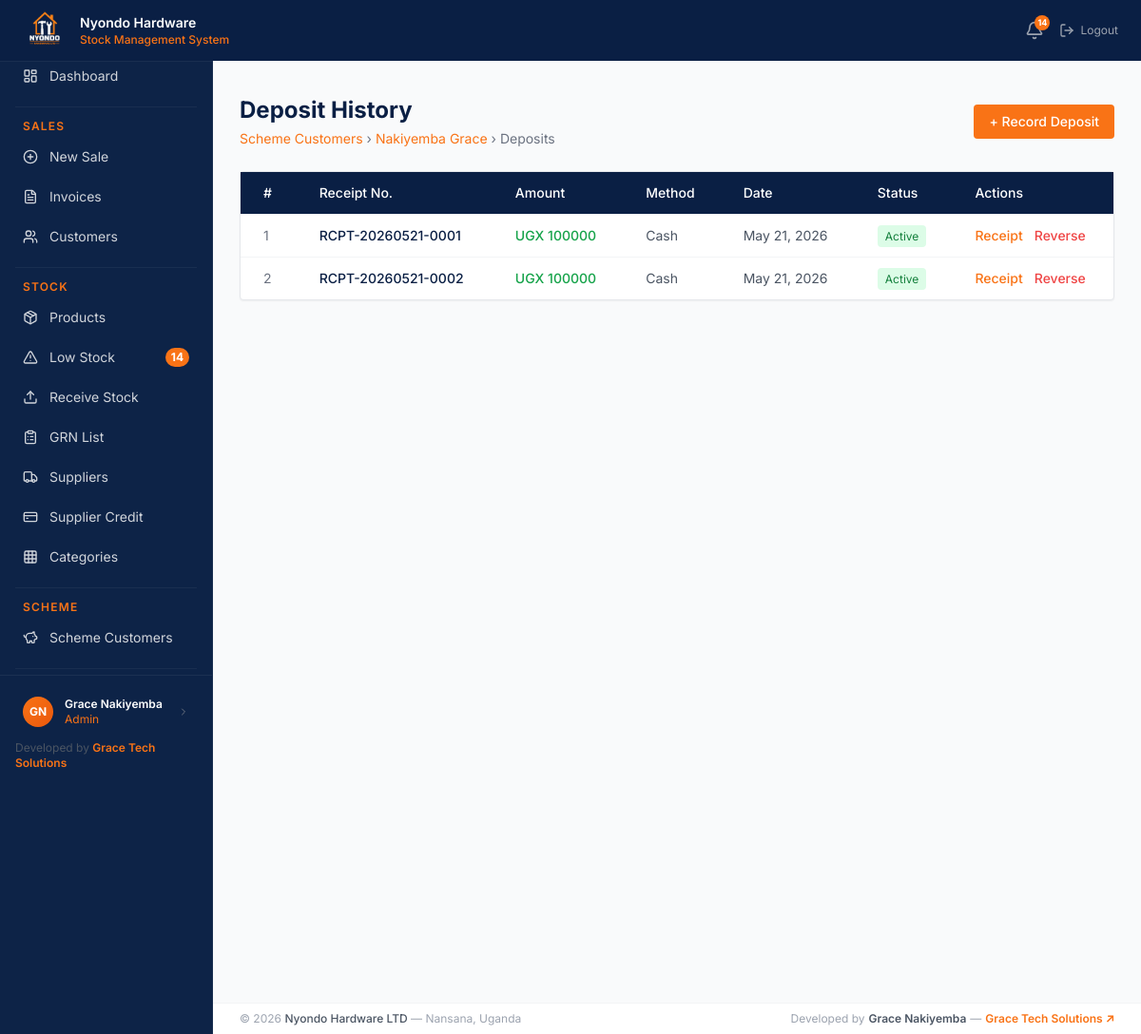
The app's page /scheme/customers/1/deposits/ (signed in) with its own data.
### users/models.py (models this page shows, shortened)
class UserProfile(models.Model):
    ROLE_CHOICES = [
        ('sales_attendant', 'Sales Attendant'),
        ('store_manager',   'Store Manager'),
        ('admin',           'Admin'),
    ]
    user       = models.OneToOneField(User, on_delete=models.CASCADE)
    role       = models.CharField(max_length=20, choices=ROLE_CHOICES, default='sales_attendant')
    phone      = models.CharField(max_length=20)
    avatar     = models.ImageField(upload_to='avatars/', blank=True, null=True)
    is_active  = models.BooleanField(default=True)
    created_at = models.DateTimeField(auto_now_add=True)

### scheme/models.py (models this page shows, shortened)
class SchemeCustomer(models.Model):
    STATUS_CHOICES = [
        ('active',    'Active'),
        ('suspended', 'Suspended'),
    ]
    full_name        = models.CharField(max_length=100)
    nin              = models.CharField(max_length=14, unique=True)
    phone            = models.CharField(max_length=20)
    employer         = models.CharField(max_length=100, blank=True)
    employer_address = models.TextField(blank=True)
    registration_date = models.DateField(auto_now_add=True)
    status           = models.CharField(max_length=20, choices=STATUS_CHOICES, default='active')
    registered_by    = models.ForeignKey(User, on_delete=models.PROTECT)

class Deposit(models.Model):
    PAYMENT_METHOD_CHOICES = [
        ('cash',         'Cash'),
        ('mobile_money', 'Mobile Money'),
        ('bank_transfer', 'Bank Transfer'),
    ]
    customer       = models.ForeignKey(SchemeCustomer, on_delete=models.PROTECT,
                        related_name='deposits')
    amount         = models.DecimalField(max_digits=12, decimal_places=2)
    payment_date   = models.DateField()
    payment_method = models.CharField(max_length=20, choices=PAYMENT_METHOD_CHOICES)
    receipt_number = models.CharField(max_length=50, unique=True, blank=True)
    recorded_by    = models.ForeignKey(User, on_delete=models.PROTECT)
    created_at     = models.DateTimeField(auto_now_add=True)
    is_reversed    = models.BooleanField(default=False)

### users/decorators.py (the view)
    def wrapper(request, *args, **kwargs):
        if not request.user.is_authenticated:
            return redirect('users:login')
        if not hasattr(request.user, 'userprofile'):
            raise PermissionDenied
        if request.user.userprofile.role not in ['sales_attendant', 'store_manager', 'admin']:
            raise PermissionDenied
        return view_func(request, *args, **kwargs)

### templates/scheme/deposit_list.html (shortened to what this page needs)
{% extends 'base.html' %}
{% block content %}
<div class="flex items-center justify-between mb-6">
    <div>
        <h1 class="text-2xl font-bold" style="color: #0a1f44;">Deposit History</h1>
        <p class="text-sm text-gray-500 mt-1">
            <a href="{% url 'scheme:customer-list' %}" class="hover:underline" style="color: #f97316;">
                Scheme Customers
            </a>
            &rsaquo;
            <a href="{% url 'scheme:customer-detail' customer.pk %}" class="hover:underline" style="color: #f97316;">
                {{ customer.full_name }}
            </a>
            &rsaquo; Deposits
        </p>
    </div>
    <a href="{% url 'scheme:deposit-create' customer.pk %}"
       class="px-4 py-2 text-sm font-medium text-white rounded transition"
       style="background-color: #f97316;">
        + Record Deposit
    </a>
</div>
<div class="bg-white rounded shadow-sm border border-gray-200">
    <table class="w-full text-sm">
        <thead>
            <tr style="background-color: #0a1f44; color: white;">
                <th class="text-left px-6 py-3 font-medium">#</th>
                <th class="text-left px-6 py-3 font-medium">Receipt No.</th>
                <th class="text-left px-6 py-3 font-medium">Amount</th>
                <th class="text-left px-6 py-3 font-medium">Method</th>
                <th class="text-left px-6 py-3 font-medium">Date</th>
                <th class="text-left px-6 py-3 font-medium">Status</th>
                <th class="text-left px-6 py-3 font-medium">Actions</th>
            </tr>
        </thead>
        <tbody>
            {% for deposit in deposits %}
            <tr class="border-t border-gray-100 hover:bg-gray-50 transition">
                <td class="px-6 py-3 text-gray-500">{{ forloop.counter }}</td>
                <td class="px-6 py-3 font-medium" style="color: #0a1f44;">
                    {{ deposit.receipt_number }}
                </td>
                <td class="px-6 py-3 font-medium text-green-600">
                    UGX {{ deposit.amount|floatformat:0 }}
                </td>
                <td class="px-6 py-3 text-gray-600">{{ deposit.get_payment_method_display }}</td>
                <td class="px-6 py-3 text-gray-600">{{ deposit.payment_date }}</td>
                <td class="px-6 py-3">
                    {% if deposit.is_reversed %}
                        <span class="text-xs px-2 py-1 rounded bg-red-100 text-red-700">Reversed</span>
                    {% else %}
                        <span class="text-xs px-2 py-1 rounded bg-green-100 text-green-700">Active</span>
                    {% endif %}
                </td>
                <td class="px-6 py-3 flex gap-3">
                    <a href="{% url 'scheme:deposit-receipt' deposit.pk %}"
                       class="text-sm font-medium hover:underline"
                       style="color: #f97316;">Receipt</a>
                    {% if not deposit.is_reversed %}
                    <a href="{% url 'scheme:deposit-reverse' deposit.pk %}"
                       class="text-sm font-medium text-red-500 hover:underline">Reverse</a>
                    {% endif %}
                </td>
            </tr>
            {% empty %}
            <tr>
                <td colspan="7" class="px-6 py-6 text-center text-gray-400">
                    No deposits found.
                </td>
            </tr>
            {% endfor %}
        </tbody>
    </table>
</div>
{% endblock %}

### templates/base.html (shortened to what this page needs)
{% load static %}
<!doctype html>
<html lang="en">
  <head>
    <script src="https://cdn.tailwindcss.com"></script>
  </head>
  <body class="bg-gray-50">cd
    <nav
      class="fixed top-0 left-0 right-0 z-50 flex items-center justify-between px-6 py-2"
      style="
        background-color: #0a1f44;
        box-shadow: 0 1px 0 rgba(255, 255, 255, 0.05);
      "
    >
      <div class="flex items-center gap-3">
        <div
          class="w-12 h-12 rounded-lg overflow-hidden flex items-center justify-center"
        >
          <img
            src="{% static 'images/logo.png' %}"
            alt="Logo"
            class="w-full h-full object-cover"
          />
        </div>
        <div class="leading-tight">
          <p class="text-white font-semibold text-sm">Nyondo Hardware</p>
          <p class="text-xs font-medium" style="color: #f97316">
            Stock Management System
          </p>
        </div>
      </div>
      <div class="flex items-center gap-4">
        {% if user.is_authenticated %}
        <a
          href="{% url 'stock:low-stock' %}"
          class="relative text-gray-400 hover:text-white transition"
        >
          <i data-lucide="bell" class="w-5 h-5"></i>
          {% if low_stock_count > 0 %}
          <span
            class="absolute -top-1.5 -right-1.5 w-4 h-4 rounded-full flex items-center justify-center font-bold"
            style="background-color: #f97316; color: white; font-size: 9px"
          >
            {{ low_stock_count }}
          </span>
          {% endif %}
        </a>
        <a
          href="{% url 'users:logout' %}"
          class="flex items-center gap-1.5 text-gray-400 hover:text-red-400 text-sm transition"
        >
          <i data-lucide="log-out" class="w-4 h-4"></i>
          <span class="text-xs">Logout</span>
        </a>
        {% else %}
        <a
          href="{% url 'users:login' %}"
          class="text-gray-300 hover:text-white text-sm transition"
          >Login</a
        >
        {% endif %}
      </div>
    </nav>
    <div class="flex pt-12 min-h-screen">
      <aside
        class="fixed top-12 left-0 bottom-0 w-56 flex flex-col"
        style="
          background-color: #0d2347;
          border-right: 1px solid rgba(255, 255, 255, 0.05);
        "
      >
        <div class="sidebar-wrap px-2 py-3">
          <a
            href="{% url 'dashboard:home' %}"
            class="sidebar-link flex items-center gap-3 px-4 py-2.5 text-gray-300 hover:text-white text-sm rounded-lg mb-0.5"
          >
            <i data-lucide="layout-dashboard" class="w-4 h-4 shrink-0"></i>
            <span>Dashboard</span>
          </a>
          {% if user.is_authenticated %} {% with role=user.userprofile.role %}
          {% if role == 'admin' %}
          <div class="mx-2 my-3 border-t border-white border-opacity-5"></div>
          <p
            class="px-4 pb-1 text-xs font-semibold uppercase tracking-widest"
            style="color: #f97316"
          >
            Sales
          </p>
          <a
            href="{% url 'sales:invoice-create' %}"
            class="sidebar-link flex items-center gap-3 px-4 py-2.5 text-gray-300 hover:text-white text-sm rounded-lg mb-0.5"
          >
            <i data-lucide="plus-circle" class="w-4 h-4 shrink-0"></i
            ><span>New Sale</span>
          </a>
          <a
            href="{% url 'sales:invoice-list' %}"
            class="sidebar-link flex items-center gap-3 px-4 py-2.5 text-gray-300 hover:text-white text-sm rounded-lg mb-0.5"
          >
            <i data-lucide="file-text" class="w-4 h-4 shrink-0"></i
            ><span>Invoices</span>
          </a>
          <a
            href="{% url 'sales:customer-list' %}"
            class="sidebar-link flex items-center gap-3 px-4 py-2.5 text-gray-300 hover:text-white text-sm rounded-lg mb-0.5"
          >
            <i data-lucide="users" class="w-4 h-4 shrink-0"></i
            ><span>Customers</span>
          </a>
          <div class="mx-2 my-3 border-t border-white border-opacity-5"></div>
          <p
            class="px-4 pb-1 text-xs font-semibold uppercase tracking-widest"
            style="color: #f97316"
          >
            Stock
          </p>
          <a
            href="{% url 'stock:product-list' %}"
            class="sidebar-link flex items-center gap-3 px-4 py-2.5 text-gray-300 hover:text-white text-sm rounded-lg mb-0.5"
          >
            <i data-lucide="package" class="w-4 h-4 shrink-0"></i
            ><span>Products</span>
          </a>
          <a
            href="{% url 'stock:low-stock' %}"
            class="sidebar-link flex items-center gap-3 px-4 py-2.5 text-gray-300 hover:text-white text-sm rounded-lg mb-0.5"
          >
            <i data-lucide="alert-triangle" class="w-4 h-4 shrink-0"></i>
            <span>Low Stock</span>
            {% if low_stock_count > 0 %}
            <span
              class="ml-auto text-xs px-1.5 py-0.5 rounded-full font-bold"
              style="background-color: #f97316; color: white"
              >{{ low_stock_count }}</span
            >
            {% endif %}
          </a>
          <a
            href="{% url 'stock:receipt-create' %}"
            class="sidebar-link flex items-center gap-3 px-4 py-2.5 text-gray-300 hover:text-white text-sm rounded-lg mb-0.5"
          >
            <i data-lucide="upload" class="w-4 h-4 shrink-0"></i
            ><span>Receive Stock</span>
          </a>
          <a
            href="{% url 'stock:receipt-list' %}"
            class="sidebar-link flex items-center gap-3 px-4 py-2.5 text-gray-300 hover:text-white text-sm rounded-lg mb-0.5"
          >
            <i data-lucide="clipboard-list" class="w-4 h-4 shrink-0"></i
            ><span>GRN List</span>
          </a>
          <a
            href="{% url 'stock:supplier-list' %}"
            class="sidebar-link flex items-center gap-3 px-4 py-2.5 text-gray-300 hover:text-white text-sm rounded-lg mb-0.5"
          >
            <i data-lucide="truck" class="w-4 h-4 shrink-0"></i
            ><span>Suppliers</span>
          </a>
          <a
            href="{% url 'stock:credit-list' %}"
            class="sidebar-link flex items-center gap-3 px-4 py-2.5 text-gray-300 hover:text-white text-sm rounded-lg mb-0.5"
          >
            <i data-lucide="credit-card" class="w-4 h-4 shrink-0"></i
            ><span>Supplier Credit</span>
          </a>
          <a
            href="{% url 'stock:category-list' %}"
            class="sidebar-link flex items-center gap-3 px-4 py-2.5 text-gray-300 hover:text-white text-sm rounded-lg mb-0.5"
          >
            <i data-lucide="grid" class="w-4 h-4 shrink-0"></i
            ><span>Categories</span>
          </a>
          <div class="mx-2 my-3 border-t border-white border-opacity-5"></div>
          <p
            class="px-4 pb-1 text-xs font-semibold uppercase tracking-widest"
            style="color: #f97316"
          >
            Scheme
          </p>
          <a
            href="{% url 'scheme:customer-list' %}"
            class="sidebar-link flex items-center gap-3 px-4 py-2.5 text-gray-300 hover:text-white text-sm rounded-lg mb-0.5"
          >
            <i data-lucide="piggy-bank" class="w-4 h-4 shrink-0"></i
            ><span>Scheme Customers</span>
          </a>
          <div class="mx-2 my-3 border-t border-white border-opacity-5"></div>
          {% endif %} {% endwith %} {% endif %}
        </div>
        {% if user.is_authenticated %}
        <div
          class="px-3 py-3 border-t shrink-0"
          style="border-color: rgba(255, 255, 255, 0.06)"
        >
          <a
            href="{% url 'users:profile' %}"
            class="flex items-center gap-3 rounded-lg px-3 py-2.5 hover:bg-white hover:bg-opacity-5 transition"
          >
            {% if user.userprofile.avatar %}
            <img
              src="{{ user.userprofile.avatar.url }}"
              class="w-8 h-8 rounded-full object-cover shrink-0 border-2"
              style="border-color: #f97316"
            />
            {% else %}
            <div
              class="w-8 h-8 rounded-full flex items-center justify-center text-xs font-bold shrink-0"
              style="
                background: linear-gradient(135deg, #f97316, #ea580c);
                color: white;
              "
            >
              {{ user.first_name|first|upper }}{{ user.last_name|first|upper }}
            </div>
            {% endif %}
            <div class="min-w-0">
              <p class="text-white text-xs font-semibold truncate">
                {{ user.get_full_name }}
              </p>
              <p class="text-xs truncate" style="color: #f97316">
                {{ user.userprofile.get_role_display }}
              </p>
            </div>
            <i
              data-lucide="chevron-right"
              class="w-3 h-3 text-gray-500 ml-auto shrink-0"
            ></i>
          </a>
          <div class="mt-1 px-1">
            <p class="text-xs text-gray-600">
              Developed by
              <a
                href="https://gracetechsolutions.netlify.app/"
                target="_blank"
                class="font-semibold hover:underline"
                style="color: #f97316"
              >
                Grace Tech Solutions
              </a>
            </p>
          </div>
        </div>
        {% endif %}
      </aside>
      <main class="ml-56 flex-1 p-7 pb-16 min-h-screen">
         {% block content %}{% endblock %}
      </main>
    </div>
    <footer
      class="fixed bottom-0 left-56 right-0 px-7 py-2 bg-white border-t border-gray-100"
      style="z-index: 30"
    >
      <div class="flex items-center justify-between">
        <p class="text-xs text-gray-400">
          &copy; 2026
          <span class="font-medium text-gray-600">Nyondo Hardware LTD</span>
          &mdash; Nansana, Uganda
        </p>
        <div class="flex items-center gap-1 text-xs text-gray-400">
          <span>Developed by</span>
          <span class="font-semibold text-gray-600">Grace Nakiyemba</span>
          <span>&mdash;</span>
          <a
            href="https://gracetechsolutions.netlify.app/"
            target="_blank"
            class="font-semibold hover:underline"
            style="color: #f97316"
          >
            Grace Tech Solutions ↗
          </a>
        </div>
      </div>
    </footer>
  </body>
</html>

### records on screen
SchemeCustomer: full_name "Nakiyemba Grace"
Deposit: receipt_number "RCPT-20260521-0001", amount "100000", payment_method "Cash", payment_date "May 21, 2026", is_reversed "Active"
Deposit: receipt_number "RCPT-20260521-0002", amount "100000", payment_method "Cash", payment_date "May 21, 2026", is_reversed "Active"

### other values on screen
{{ low_stock_count }} "14"
{{ user.first_name|first|upper }} "G"
{{ user.last_name|first|upper }} "N"
{{ user.get_full_name }} "Grace Nakiyemba"
{{ user.userprofile.get_role_display }} "Admin"
